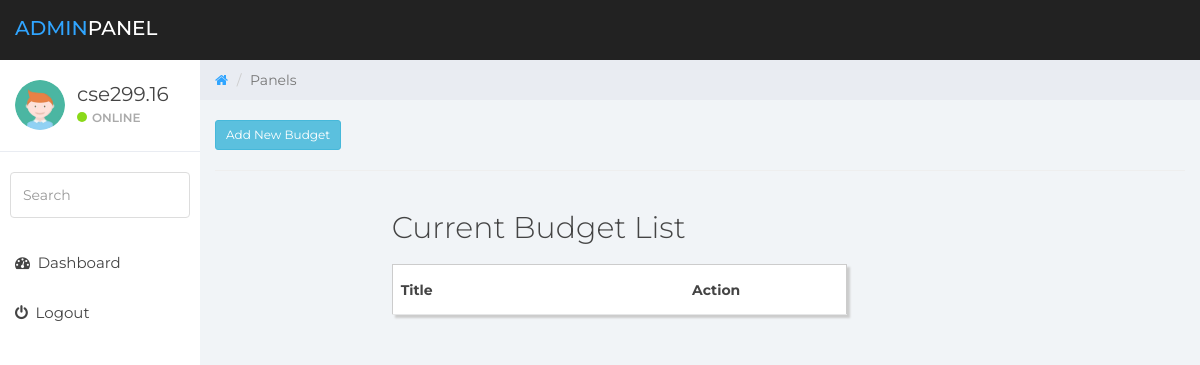
The app's page /user-dashboard/ (signed in), older data.
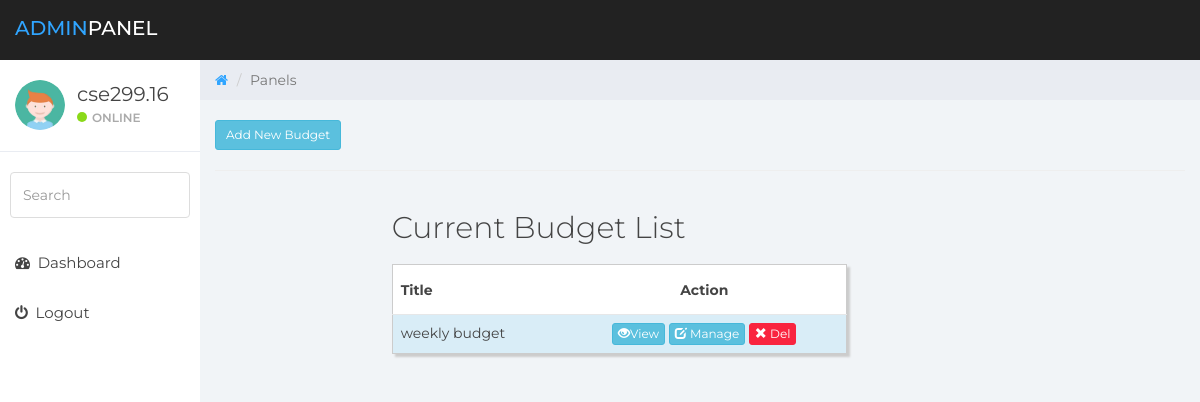
The same page, newer data.
### main_app/models.py (models this page shows, shortened)
class Budgets(models.Model):
    budget_id = models.AutoField(null=False,primary_key=True)
    user_id = models.IntegerField(null=False)
    budget_name=models.CharField(null=False,max_length=200)
    total_budget=models.IntegerField(null=False)

### main_app/views.py (the view, shortened to what this page needs)
# urls.py: path('user-dashboard/',views.user_dashboard,name='user_dashboard'),
@login_required
def user_dashboard(request):
	id=request.user.id
	budget=Budgets.objects.filter(user_id=id).order_by("-budget_id")
	context={
        'budgets':budget,
    }
	return render(request,'admin pages/admin_home.html',context)

### main_app/templates/admin pages/admin_home.html (shortened to what this page needs)
{% extends 'base.html' %}
{% block content %}
<br>
<div class="row">
	<div class="col-md-4">
	 <button type="button" class="btn btn-info btn-sm" data-toggle="modal" data-target="#add_budget">Add New Budget</button>
</div>
</div>
<hr>
    <div class="row col-md-6 col-md-offset-2 custyle">
    	<h2>Current Budget List</h2>
    <table class="table table-striped custab">
    <thead>
        <tr>
            <th>Title</th>
            <th class="text-center">Action</th>
        </tr>
    </thead>
    {% for budget in budgets %}
            <tr class="info">
                <td>{{budget.budget_name}}</td>
                <td class="text-center">
                	<a href="{% url "view_budget_details" budget.budget_id %}" class='btn btn-info btn-xs'><span class="glyphicon glyphicon-eye-open"></span>View </a>
                	<a class='btn btn-info btn-xs' href="{% url "manage_budget" budget.budget_id %}"><span class="glyphicon glyphicon-edit"></span> Manage</a> <a href="{% url "delete_budget" budget.budget_id %}" class="btn btn-danger btn-xs" onclick="return confirm('Are you sure you want to delete?')"><span class="glyphicon glyphicon-remove"></span> Del</a>
                </td>
            </tr>
    {% endfor %}
    </table>
    </div>
{% endblock %}

Row changes from the older to the newer data that the page shows:
added Budgets: budget_name "weekly budget"
